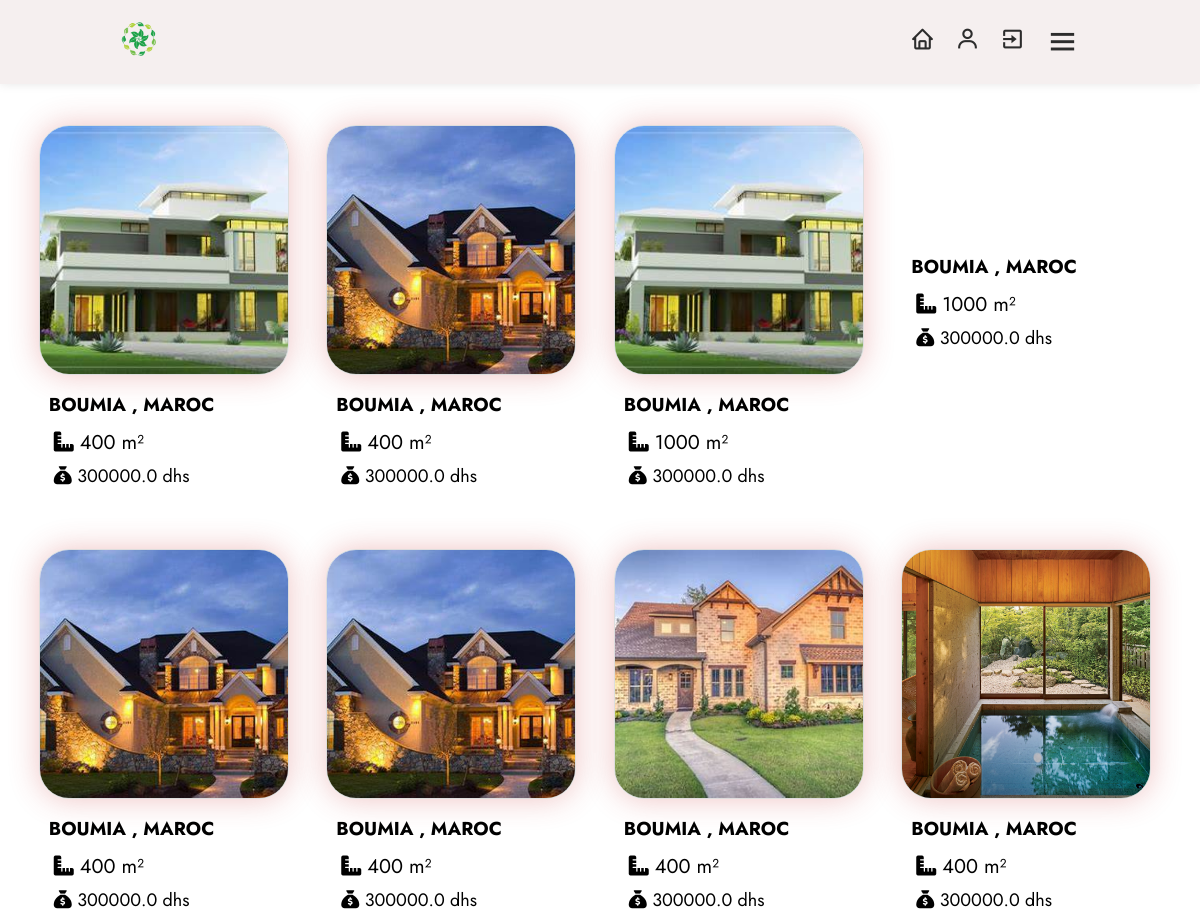
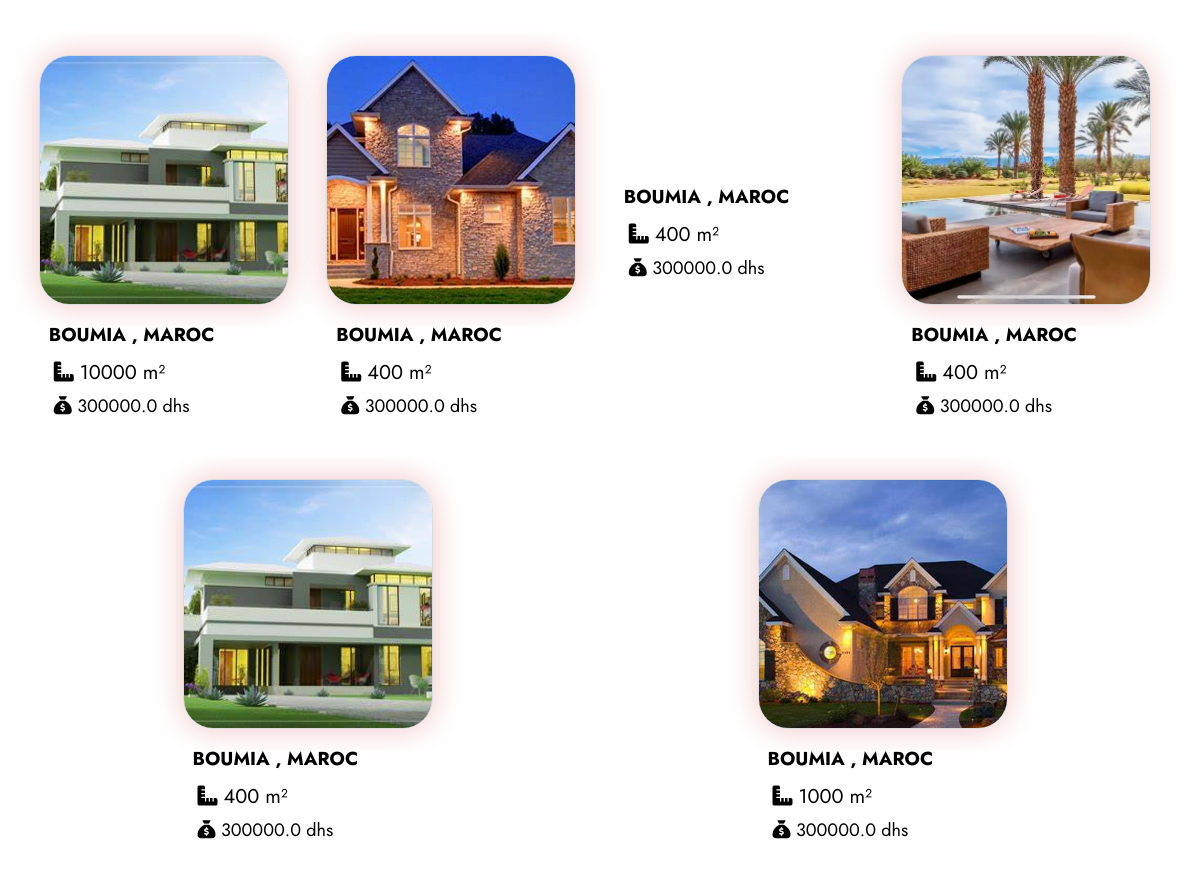
The app's page /dashboard (signed in), older data (2 pictures, top to bottom).
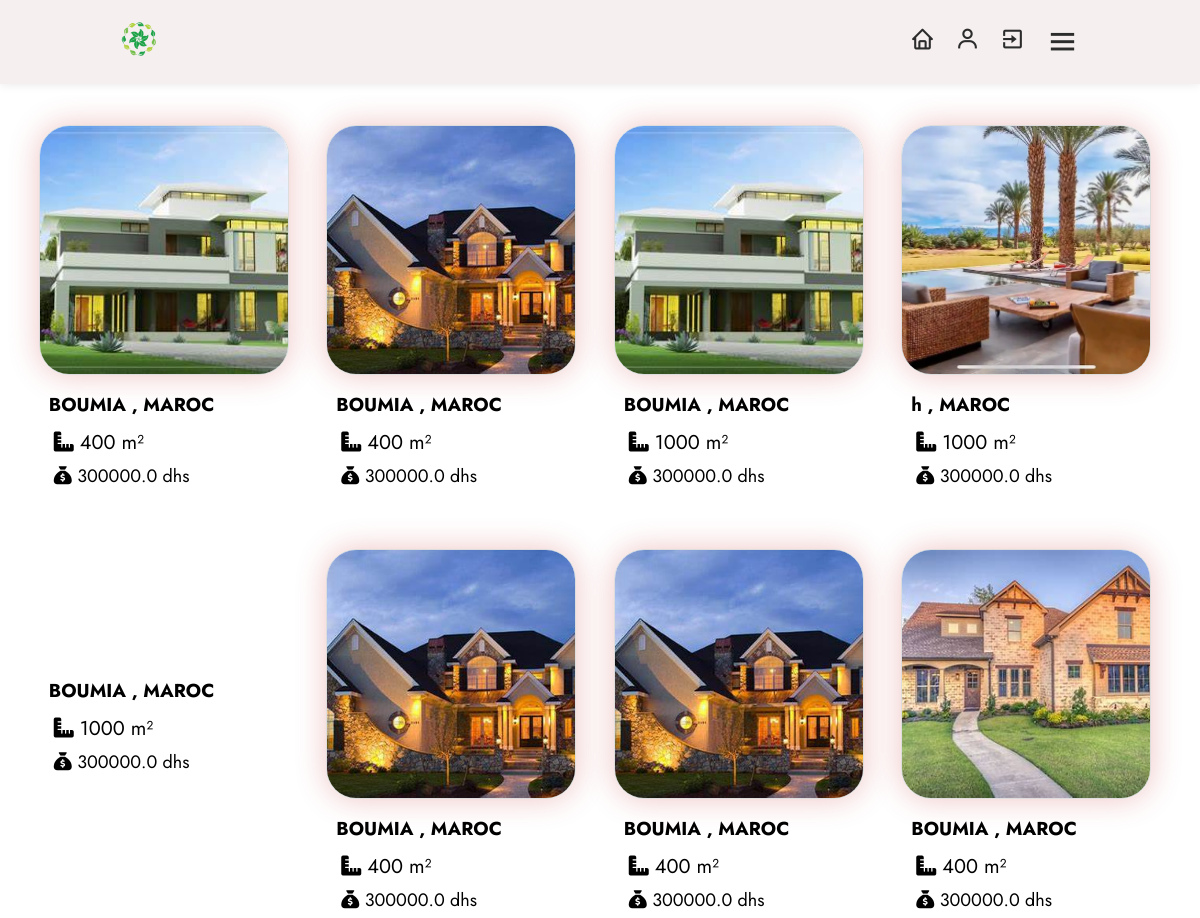
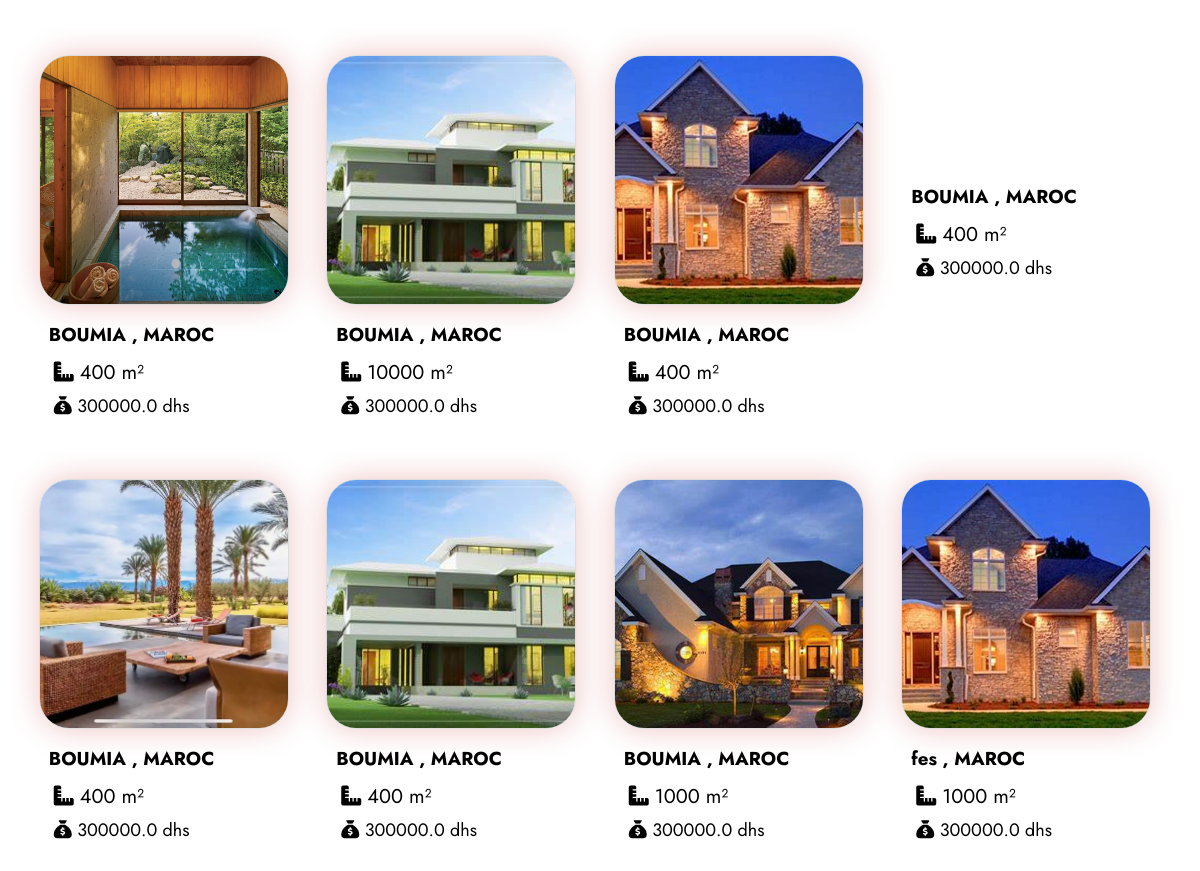
The same page, newer data (2 pictures, top to bottom).
### models/user.py (models this page shows)
class Products(db.Model):
    id = db.Column(db.String(50), primary_key=True, default=lambda: str( uuid.uuid4()), unique=True, nullable=False)
    name = db.Column(db.String(255), nullable=False)
    city = db.Column(db.String(8), nullable=False)
    price = db.Column(db.Float, nullable=False)
    image_path = db.Column(db.String(255), nullable=True)
    num_rooms = Column(Integer, nullable=False)
    section = Column(Integer, nullable=False)
    num_bain = Column(Integer, nullable=False)
    window_per_house = Column(Integer, nullable=False)
    user_id = db.Column(db.String(50),db.ForeignKey('user.id'),nullable=False)
    user = db.relationship('User', backref=db.backref('products', lazy=True))

### models/app.py (the view)
    @app.route('/dashboard')
    @login_required
    def dashboard():
        all_products = Products.query.order_by(asc(Products.id)).all()
        processed_products = [
                {
                    'name': product.name,
                    'city': product.city,
                    'price': product.price,
                    'num_rooms': product.num_rooms,
                    'section': product.section,
                    'num_bain': product.num_bain,
                    'window_per_house': product.window_per_house,
                    'image_path': os.path.basename(product.image_path) if product.image_path else None,
                    'product_id_string': str(product.id),
                }
                     for product in all_products
            ]
        return render_template('dashboard.html', all_products=processed_products)

### models/templates/dashboard.html (shortened to what this page needs)
<!DOCTYPE html>
<html lang="en">
	<head>
		<link rel="stylesheet" href="{{ url_for('static', filename='style/dashboard.css') }}">
		<link rel="stylesheet" href="https://cdnjs.cloudflare.com/ajax/libs/font-awesome/6.4.2/css/all.min.css" />
		<link rel="stylesheet" href="https://unpkg.com/boxicons@latest/css/boxicons.min.css">
		<link href="https://cdn.jsdelivr.net/npm/bootstrap-icons@1.21.0/font/bootstrap-icons.css" rel="stylesheet">
	</head>
	<body>
		<header>
			<div class="logo">
				<img src="./static/images/icon.png" alt="logo" >
			</div>
			<div class="nav-icon">
				<a onclick="window.location.href='{{ url_for('dashboard') }}'"><i class='bx bx-home'></i></a>
				<a onclick="window.location.href='{{ url_for('user') }}'"><i class='bx bx-user'></i></a>
				<a onclick="window.location.href='{{ url_for('exit') }}'"><i class='bx bx-exit'></i></a>
				<div class="bx bx-menu" id="menu-icon"></div>
			</div>
		</header>
		<section class="inside">
			<div class="container">
				{% for product in all_products %}
				<div class="product">
					 {% if product.image_path %}
					 <a href="{{ url_for('product_detail', product_id=product['product_id_string']) }}">
						 <img src="{{ url_for('serve_image', filename=product.image_path.split('/')[-1]) }}" alt="Product Image"/>
					 </a>
					 {% endif %}
					 <h3 style="margin: 10px"><p>   {{ product.city }} , MAROC</p></h3>
					 <p style="font-size: 20px; margin-bottom: 6px; margin-left: 15px;"><i class="fa-solid fa-ruler-combined"></i>    {{ product.section }} m²</p>
					 <p style="font-size: 18px; margin-bottom: 10px; margin-left: 15px;"><i class="fa-solid fa-sack-dollar"></i>   {{ product.price }} dhs</p>
				</div>
				{% endfor %}
			</div>
		</section>
	</body>
</html>

Row changes from the older to the newer data that the page shows:
added Products: city "h", section "1000", price "300000.0"
added Products: city "fes", section "1000", price "300000.0"
